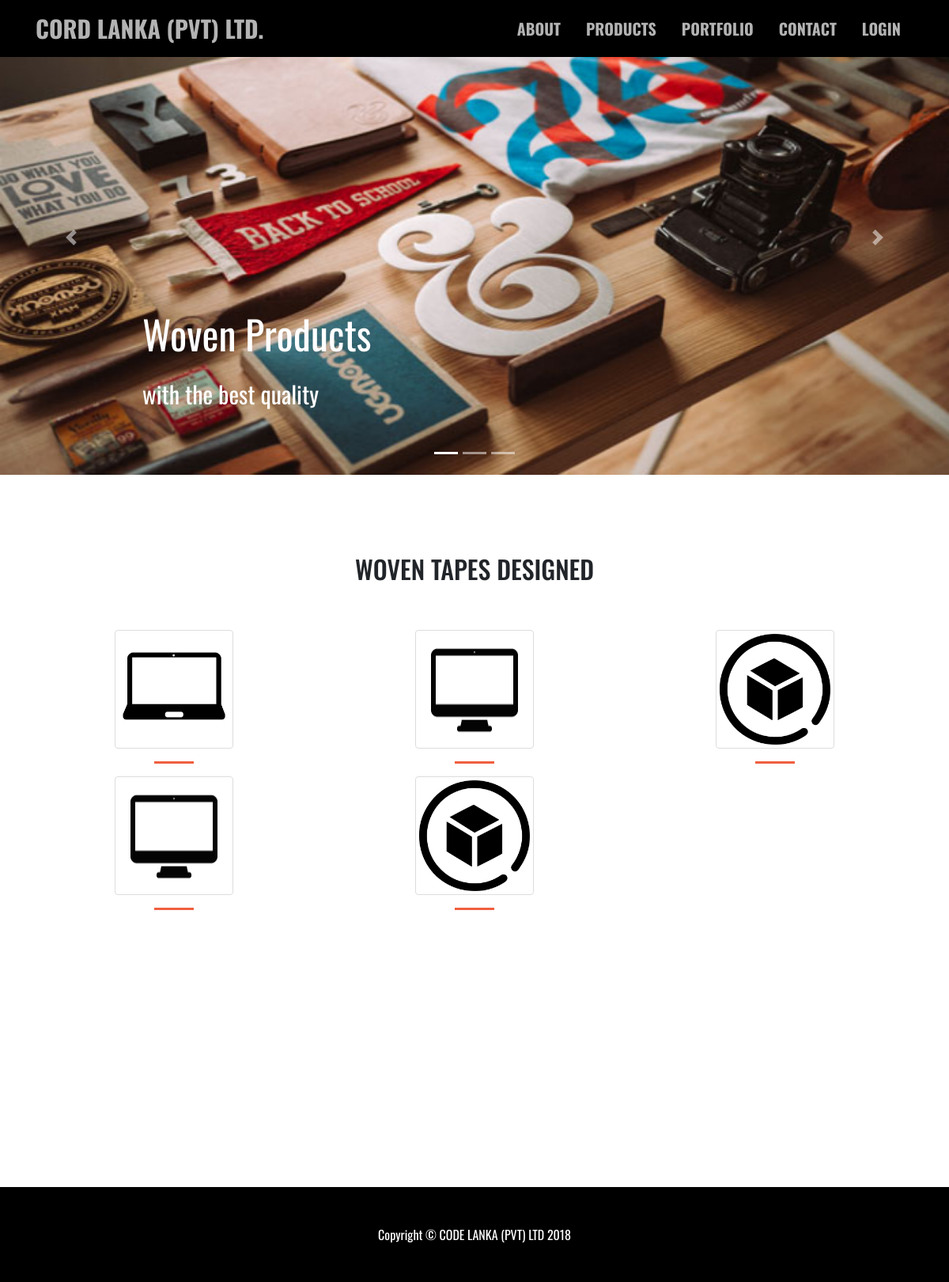
The app's page /index.php/products/woven_tapes, older data.
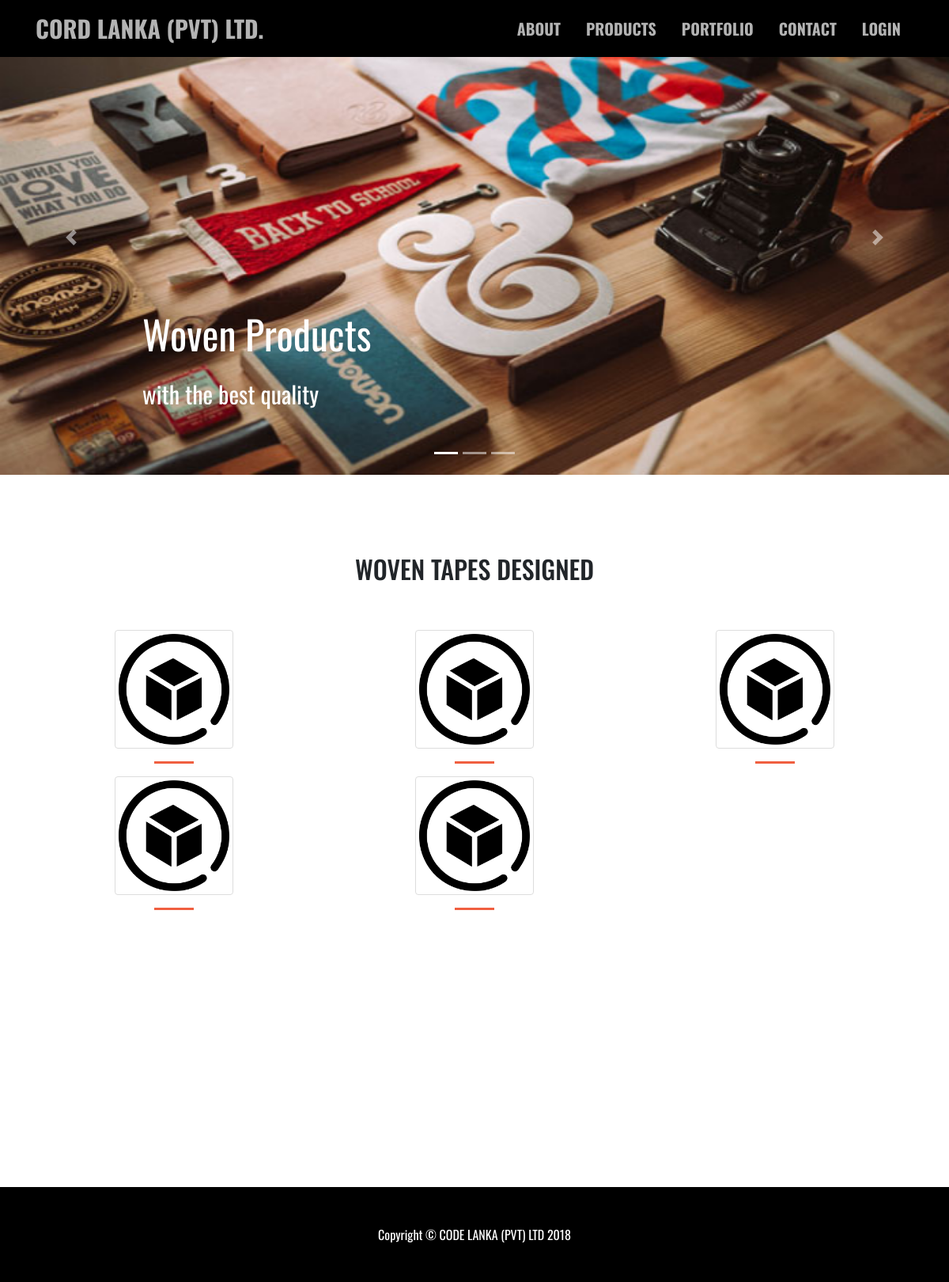
The same page, newer data.
### tables this page shows
CREATE TABLE `products` (
  `product_id` int(11) NOT NULL,
  `category_id` int(5) NOT NULL,
  `category_name` varchar(30) NOT NULL,
  `product_name` varchar(50) NOT NULL,
  `image` varchar(100) NOT NULL
);

### application/controllers/Products.php (called while the page is built, shortened)
<?php
class Products extends CI_Controller {
	public function __construct()
	{
		$this->load->model('Products_model');
	}
	public function woven_tapes()
	{
		$this->load->view('includes/woven_corausel');
        $this->load->library('pagination');
        $config['base_url'] = 'http://localhost/Projects/CodeLanka/Products/woven_tapes';
        $config['total_rows'] = $this->Products_model->get_woven_count();
        $config['per_page'] = 6;
        $config['uri_segment'] = 3;
		$config['attributes'] = array('class' => 'page-link');
		$config['first_link'] = 'First';
		$config['last_link'] = 'Last';
		$config['first_tag_open'] = '<li class="page-item">';
		$config['first_tag_close'] = '</li>';
		$config['prev_link'] = '&laquo';
		$config['prev_tag_open'] = '<li class="prev">';
		$config['prev_tag_close'] = '</li>';
		$config['next_link'] = '&raquo';
		$config['next_tag_open'] = '<li class="page-item">';
		$config['next_tag_close'] = '</li>';
		$config['last_tag_open'] = '<li class="page-item">';
		$config['last_tag_close'] = '</li>';
		$config['cur_tag_open'] = '<li class="page-item active"><a href="#" class="page-link">';
		$config['cur_tag_close'] = '<span class="sr-only">(current)</span></a></li>';
		$config['num_tag_open'] = '<li class="page-item">';
		$config['num_tag_close'] = '</li>';
        $page = ($this->uri->segment(3)) ? $this->uri->segment(3) : 0;
        $this->pagination->initialize($config);
        $data['link'] = $this->pagination->create_links();
        $data['woven'] = $this->Products_model->woven_tapes_pagination($config['per_page'], $page);
		$this->load->view('woven_tapes', $data);
		$this->load->view('includes/footer');
	}
}

### index.php (called while the page is built, shortened)
<?php
require_once BASEPATH.'core/CodeIgniter.php';

### application/models/Products_model.php (called while the page is built, shortened)
<?php if ( ! defined('BASEPATH')) exit('No direct script access allowed');
class Products_model extends CI_Model {
	public function get_woven_count()
	{
        $this->db->where('category_name', 'woven tapes');
        $query = $this->db->get('products');
        return $query->num_rows();
	}
	public function woven_tapes_pagination($limit, $start)
	{
        $this->db->select('*');
        $this->db->from('products');
        $this->db->order_by('product_id','DESC');
        $this->db->where('category_name', 'woven tapes');
        $this->db->limit($limit, $start);
        $query = $this->db->get();
        return $result = $query->result();
    }
}

### application/views/woven_tapes.php (the view, shortened to what this page needs)
<?php if ($this->session->userdata('loggedin')) {
  include 'includes/loggedin_header.php';
}
else{
   include 'includes/inner_header.php';
}
?>
<div class="container" style="margin-top: 100px;min-height: 800px;">
	<div class="row">
		<br><div class="col-lg-12"><h2 class="text-center">WOVEN TAPES DESIGNED</h2></div><br><br><br>
	</div><br>
	<div class="row">
		<?php foreach ($woven as $item) : ?>
			<div class="col-lg-4">
				<center><img style="width: 150px;height: 150px;" src="<?php echo base_url() ?>/assets/img/products/<?php echo $item->image?>" class="img-thumbnail"></center><hr>
			</div>
		<?php endforeach; ?>
	</div>
	<br>
<br><br><br>
	<div class="row">
	</div>
	<br>
</div>

Row changes from the older to the newer data that the page shows:
changed products (number 1 of 5 on the later page): image: a different picture
changed products (number 2 of 5 on the later page): image: a different picture
changed products (number 4 of 5 on the later page): image: a different picture
